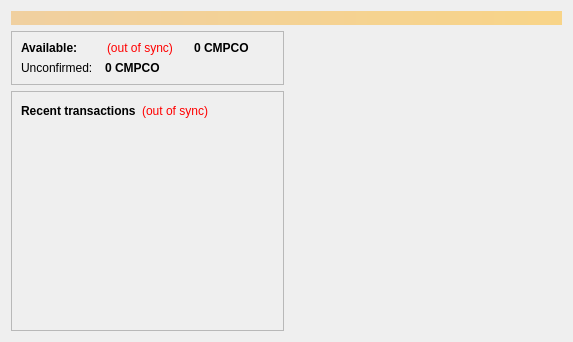
<?xml version="1.0" encoding="UTF-8"?>
<ui version="4.0">
 <class>OverviewPage</class>
 <widget class="QWidget" name="OverviewPage">
  <property name="geometry">
   <rect>
    <x>0</x>
    <y>0</y>
    <width>573</width>
    <height>342</height>
   </rect>
  </property>
  <property name="windowTitle">
   <string>Form</string>
  </property>
  <layout class="QVBoxLayout" name="topLayout">
   <item>
    <widget class="QLabel" name="labelAlerts">
     <property name="visible">
      <bool>false</bool>
     </property>
     <property name="styleSheet">
      <string notr="true">background-color: qlineargradient(x1: 0, y1: 0, x2: 1, y2: 0, stop:0 #F0D0A0, stop:1 #F8D488); color:#000000;</string>
     </property>
     <property name="wordWrap">
      <bool>true</bool>
     </property>
     <property name="margin">
      <number>3</number>
     </property>
    </widget>
   </item>
   <item>
    <layout class="QHBoxLayout" name="horizontalLayout" stretch="1,1">
     <item>
      <layout class="QVBoxLayout" name="verticalLayout_2">
       <item>
        <widget class="QFrame" name="frame">
         <property name="frameShape">
          <enum>QFrame::StyledPanel</enum>
         </property>
         <property name="frameShadow">
          <enum>QFrame::Raised</enum>
         </property>
         <layout class="QVBoxLayout" name="verticalLayout_4">
          <item>
           <layout class="QHBoxLayout" name="horizontalLayout_4">
            <item>
             <widget class="QLabel" name="label_5">
              <property name="font">
               <font>
                <weight>75</weight>
                <bold>true</bold>
               </font>
              </property>
              <property name="text">
               <string>Available:</string>
              </property>
             </widget>
            </item>
            <item>
             <widget class="QLabel" name="labelWalletStatus">
              <property name="toolTip">
               <string>The displayed information may be out of date. Your wallet automatically synchronizes with the CampusCoin network after a connection is established, but this process has not completed yet.</string>
              </property>
              <property name="styleSheet">
               <string notr="true">QLabel { color: red; }</string>
              </property>
              <property name="text">
               <string notr="true">(out of sync)</string>
              </property>
              <property name="alignment">
               <set>Qt::AlignLeading|Qt::AlignLeft|Qt::AlignVCenter</set>
              </property>
             </widget>
            </item>
            <item>
             <widget class="QLabel" name="labelBalance">
              <property name="font">
               <font>
                <weight>75</weight>
                <bold>true</bold>
               </font>
              </property>
              <property name="cursor">
               <cursorShape>IBeamCursor</cursorShape>
              </property>
              <property name="toolTip">
               <string>Your current balance</string>
              </property>
              <property name="text">
               <string notr="true">0 CMPCO</string>
              </property>
              <property name="textInteractionFlags">
               <set>Qt::LinksAccessibleByMouse|Qt::TextSelectableByKeyboard|Qt::TextSelectableByMouse</set>
              </property>
             </widget>
            </item>
           </layout>
          </item>
          <item>
           <layout class="QFormLayout" name="formLayout_2">
            <property name="fieldGrowthPolicy">
             <enum>QFormLayout::AllNonFixedFieldsGrow</enum>
            </property>
            <property name="horizontalSpacing">
             <number>12</number>
            </property>
            <property name="verticalSpacing">
             <number>12</number>
            </property>
            <item row="1" column="0">
             <widget class="QLabel" name="label_3">
              <property name="text">
               <string>Unconfirmed:</string>
              </property>
             </widget>
            </item>
            <item row="1" column="1">
             <widget class="QLabel" name="labelUnconfirmed">
              <property name="font">
               <font>
                <weight>75</weight>
                <bold>true</bold>
               </font>
              </property>
              <property name="cursor">
               <cursorShape>IBeamCursor</cursorShape>
              </property>
              <property name="toolTip">
               <string>Total of transactions that have yet to be confirmed, and do not yet count toward the current balance</string>
              </property>
              <property name="text">
               <string notr="true">0 CMPCO</string>
              </property>
              <property name="textInteractionFlags">
               <set>Qt::LinksAccessibleByMouse|Qt::TextSelectableByKeyboard|Qt::TextSelectableByMouse</set>
              </property>
             </widget>
            </item>
            </layout>
          </item>
         </layout>
        </widget>
       </item>
       <item>
        <widget class="QFrame" name="frame_2">
         <property name="frameShape">
          <enum>QFrame::StyledPanel</enum>
         </property>
         <property name="frameShadow">
          <enum>QFrame::Raised</enum>
         </property>
         <layout class="QVBoxLayout" name="verticalLayout">
          <item>
           <layout class="QHBoxLayout" name="horizontalLayout_2">
            <item>
             <widget class="QLabel" name="label_4">
              <property name="text">
               <string>&lt;b&gt;Recent transactions&lt;/b&gt;</string>
              </property>
             </widget>
            </item>
            <item>
             <widget class="QLabel" name="labelTransactionsStatus">
              <property name="toolTip">
               <string>The displayed information may be out of date. Your wallet automatically synchronizes with the CampusCoin network after a connection is established, but this process has not completed yet.</string>
              </property>
              <property name="styleSheet">
               <string notr="true">QLabel { color: red; }</string>
              </property>
              <property name="text">
               <string notr="true">(out of sync)</string>
              </property>
              <property name="alignment">
               <set>Qt::AlignRight|Qt::AlignTrailing|Qt::AlignVCenter</set>
              </property>
             </widget>
            </item>
            <item>
             <spacer name="horizontalSpacer">
              <property name="orientation">
               <enum>Qt::Horizontal</enum>
              </property>
              <property name="sizeHint" stdset="0">
               <size>
                <width>40</width>
                <height>20</height>
               </size>
              </property>
             </spacer>
            </item>
           </layout>
          </item>
          <item>
           <widget class="QListView" name="listTransactions">
            <property name="styleSheet">
             <string notr="true">QListView { background: transparent; }</string>
            </property>
            <property name="frameShape">
             <enum>QFrame::NoFrame</enum>
            </property>
            <property name="verticalScrollBarPolicy">
             <enum>Qt::ScrollBarAlwaysOff</enum>
            </property>
            <property name="horizontalScrollBarPolicy">
             <enum>Qt::ScrollBarAlwaysOff</enum>
            </property>
            <property name="selectionMode">
             <enum>QAbstractItemView::NoSelection</enum>
            </property>
           </widget>
          </item>
          <item>
           <spacer name="verticalSpacer_2">
            <property name="orientation">
             <enum>Qt::Vertical</enum>
            </property>
            <property name="sizeHint" stdset="0">
             <size>
              <width>20</width>
              <height>40</height>
             </size>
            </property>
           </spacer>
          </item>
         </layout>
        </widget>
       </item>
      </layout>
     </item>
     <item>
      <layout class="QVBoxLayout" name="verticalLayout_3">
       <item>
        <layout class="QHBoxLayout" name="horizontalLayout_3">
         <item>
          <spacer name="horizontalSpacer_2">
           <property name="orientation">
            <enum>Qt::Horizontal</enum>
           </property>
           <property name="sizeHint" stdset="0">
            <size>
             <width>40</width>
             <height>20</height>
            </size>
           </property>
          </spacer>
         </item>
         <item>
          <widget class="QLabel" name="label_2">
           <property name="text">
            <string/>
           </property>
           <property name="pixmap">
            <pixmap resource="../bitcoin.qrc">:/images/school</pixmap>
           </property>
          </widget>
         </item>
        </layout>
       </item>
      </layout>
     </item>
    </layout>
   </item>
  </layout>
 </widget>
 <resources/>
 <connections/>
</ui>
